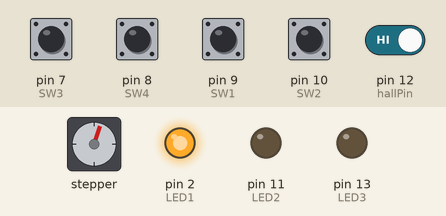
This sketch was run on a simulated Arduino Uno, built with avr-gcc and run on an emulated ATmega328P. Shown: stepper motor, output pins drawn as LEDs (lit = HIGH). Wiring (inferred from the names in the program): stepper motor (2048 steps per turn assumed): coils pin 3, pin 5, pin 4, pin 6. The test bench sets the inputs (shaded band); at power-on: pin 7 (SW3), pin 8 (SW4), pin 9 (SW1), pin 10 (SW2), pin 12 (hallPin) HIGH. Pins used as bus, display or sensor lines are not drawn.

Above: at 0.88 s.
0.9 s: pin 12 (hallPin) driven LOW
At 1.85 s:
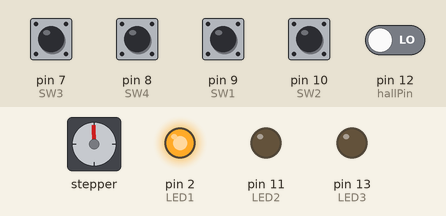
3.9 s: pin 12 (hallPin) driven HIGH
At 4.09 s:
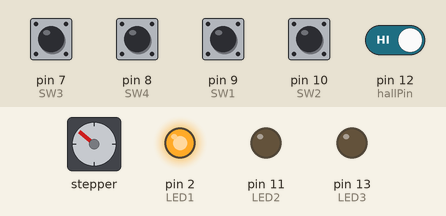
At 6.0 s:
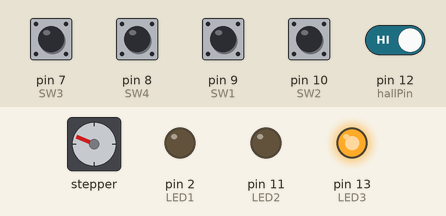
Timing chart, 0 to 7.5 s (numbered marks = the images above; inputs shaded):
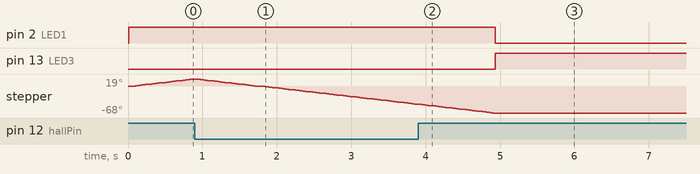

Measured:
- after the input at 3.9 s, pin 2 (LED1): HIGH → LOW after 1.0 s; pin 13 (LED3): LOW → HIGH after 1.0 s; stepper: goes on until 4.9 s, then stays -68°

The sketch:

easyTurntable04Nano.ino
```cpp
//
// 01 modified 14 Dec 14 by Stuart Allen to equalise step times (was 2 then 'pause') > 02
// 02 modified 14 Dec 14 to allow direct writing to io port D
// 04 modified to use array to hold motor phase.
//    functions moveMotor(), stepMotor and releaseMotor() added
// 05 modified 21 Jun 15 to us timer 2 interrupts NOT
// Modified 7 Mar 16 to rotated ANTICLOCK until hall effect sensor detects magnet
//  then CLOCKWISEwise until it is not
//  then CLOCKWISEwise until a zero position
// Added 4 innput switches and 3 output LEDs
// 14 Mar 16 Tidied up code
// constants won't change. They're used here to set pin numbers:
const int hallPin = 12;     // the number of the hall effect sensor pin
const int ledPin =  13;     // the number of the LED pin

int Blue = 3; //motor cable colours
int Green = 4; //motor cable colours
int Yellow = 5; //motor cable colours
int Orange = 6; //motor cable colours
int SW1 = 9;  // consol switch no.1
int SW2 = 10;  // consol switch no.
int SW3 = 7;  // consol switch no.
int SW4 = 8;  // consol switch no.
int LED1 = 2; // consol LED red.
int LED2 = 11; // consol LED amber.
int LED3 = 13; // consol LED green.
int t1 = 8;     // no of step at speed 1 while accellerating.
int t2 = 16;    // no of steps at speeds 1 and 2 while accellerating
int s1 = 10;    // pause (delay) for speed 3
int s2 =  8;    // pause (delay) for speed 2
int s3 =  5;    // pause (delay) for speed 1

int ANTICLOCK = 1;
int CLOCKWISE = -1;
int BACKLASH = 100; // try 3 degrees
int DEG15 = 500;  // steps for 15 degrees
int DEG180=6000;  // steps for 180 deg
unsigned char motorStep[4] = {0x50,0x48,0x28,0x30};

// variables will change:
int hallState = 0;          // variable for reading the hall sensor status
int stepPos = 0;
int TTpos =0;

//#define DEBUG 1

void setup()
{
  // initialise input pins.
  pinMode(hallPin, INPUT);
  pinMode(SW1, INPUT);
  pinMode(SW1,INPUT_PULLUP);
  pinMode(SW2, INPUT);
  pinMode(SW2,INPUT_PULLUP);
  pinMode(SW3, INPUT);
  pinMode(SW3,INPUT_PULLUP);
  pinMode(SW4, INPUT);
  pinMode(SW4,INPUT_PULLUP);
 // initialise output pins.
 pinMode(Blue, OUTPUT);
 pinMode(Green, OUTPUT);
 pinMode(Yellow, OUTPUT);
 pinMode(Orange, OUTPUT);
 pinMode(LED1, OUTPUT);
 pinMode(LED2, OUTPUT);
 pinMode(LED3, OUTPUT);
 #ifdef DEBUG
   Serial.begin(57600);
   digitalWrite(LED2, HIGH);
 #endif
 PORTD=(PORTD & 0x87) | motorStep[stepPos];
 delay(8);
 digitalWrite(LED1, HIGH);        // Red lLED indicates we are moving
 moveWhileHall(ANTICLOCK,8,HIGH); // Move ANTICLOCK until hall sensor detects turntable  bridge magnet
// move to edge of magnet
  moveWhileHall(CLOCKWISE,8,LOW); // move CLOCKWISEwise until magnet no longer detected.
// now move to starting position
   moveMotor(128,CLOCKWISE,8);    // move 128 steps to zero position
   TTpos=0;                       // set position count to 0
   #ifdef DEBUG
     Serial.write("At position zero\n");
     digitalWrite(LED1, LOW );      // Red LED off
   #endif
} // end of setup

void loop()
{ // main code here, to run repeatedly:
  int s;
  digitalWrite(LED3,HIGH);
// read switches
  s=digitalRead(SW1);
  if (s==LOW){    // 15 degrees clockwise
      delay(10);  // debounce period
      if(digitalRead(SW1)==LOW){      // if still low
        digitalWrite(LED3, LOW);
        moveMotor(DEG15,CLOCKWISE,s3);
      }
      while(digitalRead(SW1)==LOW); // do nothing until switch released
   }
  s=digitalRead(SW2);
  if (s==LOW){    // 15 degrees anticlockwise
      delay(10);  // debounce period
      if(digitalRead(SW2)==LOW){      // if still low
        digitalWrite(LED3, LOW);
        moveMotor(DEG15 + BACKLASH ,ANTICLOCK,s3);
        moveMotor(BACKLASH,CLOCKWISE,s3);
      }
      while(digitalRead(SW2)==LOW); // do nothing until switch released
   }
  s=digitalRead(SW3);
  if (s==LOW){    // 180 degrees clockwise
      delay(10);  // debounce period
      if(digitalRead(SW3)==LOW){      // if still low
        digitalWrite(LED3, LOW);
        moveMotor(DEG180,CLOCKWISE,s3);
      }
      while(digitalRead(SW3)==LOW); // do nothing until switch released
   }
  s=digitalRead(SW4);
  if (s==LOW){    // Back to position 0
      delay(10);  // debounce period
      if(digitalRead(SW4)==LOW){      // if still low
        digitalWrite(LED3, LOW);
        if(TTpos>0){
          moveMotor(TTpos,CLOCKWISE,s3);
        }
        else
        {
          moveMotor(-TTpos + BACKLASH ,ANTICLOCK,s3);
          moveMotor(BACKLASH,CLOCKWISE,s3);
        }
      }
      while(digitalRead(SW4)==LOW); // do nothing until switch released
   }
}
// DIR ANTICLOCK = 1 , CLOCKWISE = -1)
// delaying PAUSE millisecs between steps
void moveMotor (int nsteps, int dir, int pause){
  int i,s;
  int t3 = nsteps-t2;
  int t4 = nsteps-t1;
  #ifdef DEBUG
    Serial.write("Turntable position was ");
    Serial.print(TTpos);
  #endif
  digitalWrite(LED1,HIGH);  // Red LED on for moving
  PORTD=(PORTD & 0x87) | motorStep[stepPos];  // turn stepper motor drive back on.
  delay(pause);            // wait a while
  for(i=0;i<nsteps;i++){
    s = pause;
    if((i<t1)||(i>t4))
      s = s1;           // slowest speed
    if((i<t2)||(i>t3))
      s = s2;           // middle speed
    stepMotor(dir);     // step
    delay(s);           // and wait
  }
  PORTD=(PORTD & 0x87); // turn stepper motor drive off

  TTpos = TTpos + dir * nsteps; // update position
  if(TTpos<-6000)       // adjust TTpos if less than -6000
    TTpos=TTpos+12000;
  if(TTpos>=6000)       // adjust TTpos if greater than, or equal to 6000
    TTpos=TTpos-12000;
  // TTpos must now be in the range -6000 to +5999
  #ifdef DEBUG
    Serial.write(" Turntable position is ");
    Serial.print(TTpos);
    Serial.write("\n");
  #endif
  digitalWrite(LED1, LOW);  // Red LED off for stopped
}// end of moveMotor()

// move while hall effect sensor is in a particular state
void moveWhileHall (int dir, int pause, int state){
  int s;
  s=digitalRead(hallPin);
  while(s==state){
    stepMotor(dir);
    delay(pause);
    s=digitalRead(hallPin);
  }
}// end of moveMotor()

// steps motor 1 step. (ANTICLOCK = 1 , CLOCKWISE = -1)
void stepMotor(int step){
  stepPos=stepPos+step;
  if(stepPos>=4)
    stepPos=0;
  else
  if(stepPos<0)
    stepPos=3;
    // hopefully leave other bits of PORTD as they were.
  PORTD=(PORTD & 0x87) | motorStep[stepPos];
}// end of stepMotor()
```
